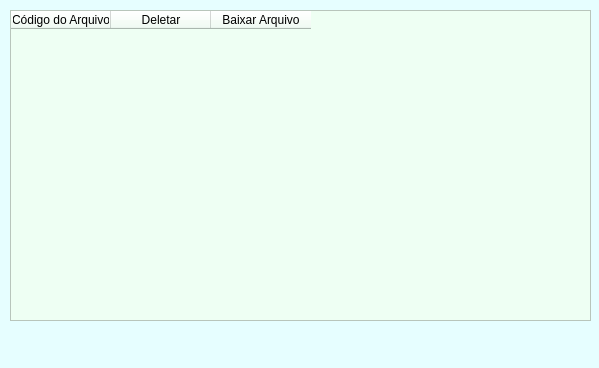
<?xml version="1.0" encoding="UTF-8"?>
<ui version="4.0">
 <class>SQLview</class>
 <widget class="QMainWindow" name="SQLview">
  <property name="geometry">
   <rect>
    <x>0</x>
    <y>0</y>
    <width>599</width>
    <height>368</height>
   </rect>
  </property>
  <property name="minimumSize">
   <size>
    <width>364</width>
    <height>215</height>
   </size>
  </property>
  <property name="maximumSize">
   <size>
    <width>599</width>
    <height>599</height>
   </size>
  </property>
  <property name="windowTitle">
   <string>SQL Access - PIPE</string>
  </property>
  <property name="windowIcon">
   <iconset>
    <normaloff>PipesTransparent.png</normaloff>PipesTransparent.png</iconset>
  </property>
  <property name="styleSheet">
   <string notr="true">background-color: rgb(230, 254, 255);
gridline-color: rgb(255, 255, 255);
selection-background-color: rgb(193, 255, 179);
selection-color: rgb(0, 0, 0);
border-bottom-color: rgb(255, 255, 255);</string>
  </property>
  <widget class="QWidget" name="centralwidget">
   <widget class="QTableWidget" name="tabela">
    <property name="geometry">
     <rect>
      <x>10</x>
      <y>10</y>
      <width>581</width>
      <height>311</height>
     </rect>
    </property>
    <property name="styleSheet">
     <string notr="true">background-color: rgb(238, 255, 243);</string>
    </property>
    <column>
     <property name="text">
      <string>Código do Arquivo</string>
     </property>
    </column>
    <column>
     <property name="text">
      <string>Deletar</string>
     </property>
    </column>
    <column>
     <property name="text">
      <string>Baixar Arquivo</string>
     </property>
    </column>
   </widget>
  </widget>
  <widget class="QMenuBar" name="menubar">
   <property name="geometry">
    <rect>
     <x>0</x>
     <y>0</y>
     <width>599</width>
     <height>21</height>
    </rect>
   </property>
  </widget>
  <widget class="QStatusBar" name="statusbar"/>
  <action name="SalvarSQL">
   <property name="text">
    <string>Salvar no SQL</string>
   </property>
  </action>
  <action name="actionAbrir_PDF">
   <property name="text">
    <string>Abrir PDF</string>
   </property>
  </action>
  <action name="InfoBanco">
   <property name="text">
    <string>Informações do Banco</string>
   </property>
  </action>
  <action name="DesconectarBanco">
   <property name="text">
    <string>Desconectar Banco</string>
   </property>
  </action>
 </widget>
 <resources/>
 <connections/>
</ui>
